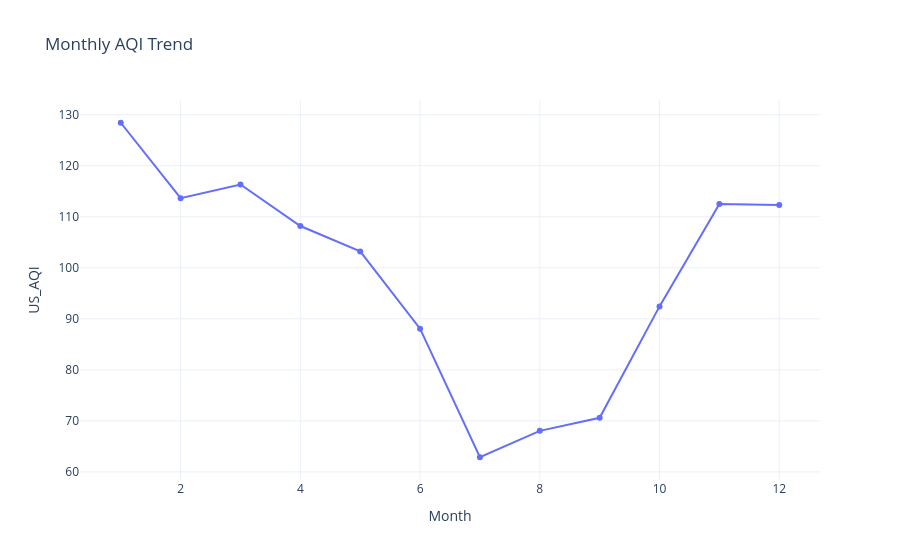

The code cell stored with this chart in its notebook:
### Code cell
# Interactive monthly AQI trend

monthly = (

    df

    .groupby("Month")["US_AQI"]

    .mean()

    .reset_index()

)

fig = px.line(

    monthly,

    x="Month",

    y="US_AQI",

    markers=True,

    template=PLOTLY_TEMPLATE,

    title="Monthly AQI Trend"

)

fig.show()

### Figure 1 — Plotly figure (JSON) as saved in the notebook; plotly's stock layout.template omitted (floating-point values rounded to 4 significant figures)
{"data": [{"hovertemplate": "Month=%{x}<br>US_AQI=%{y}<extra></extra>", "legendgroup": "", "line": {"color": "#636efa", "dash": "solid"}, "marker": {"symbol": "circle"}, "mode": "lines+markers", "name": "", "orientation": "v", "showlegend": false, "type": "scatter", "x": [1, 2, 3, 4, 5, 6, 7, 8, 9, 10, 11, 12], "xaxis": "x", "y": [128.4, 113.6, 116.3, 108.2, 103.2, 88.07, 62.87, 68.05, 70.6, 92.44, 112.5, 112.3], "yaxis": "y"}], "layout": {"legend": {"tracegroupgap": 0}, "title": {"text": "Monthly AQI Trend"}, "xaxis": {"anchor": "y", "domain": [0, 1], "title": {"text": "Month"}}, "yaxis": {"anchor": "x", "domain": [0, 1], "title": {"text": "US_AQI"}}}}
